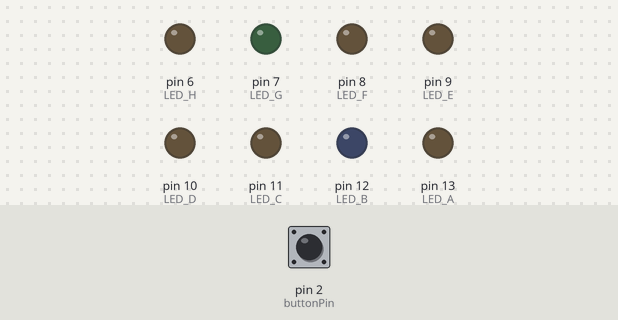
Simulated run of this sketch. Board: Arduino Uno, built with avr-gcc and run on an emulated ATmega328P. Parts: output pins drawn as LEDs (lit = HIGH). Inputs (shaded band) come from the test bench; at power-on: pin 2 (buttonPin) LOW.

Above: at 1.2 s.
1.3 s: pin 2 (buttonPin) pulled HIGH for 0.15 s
At 1.39 s:
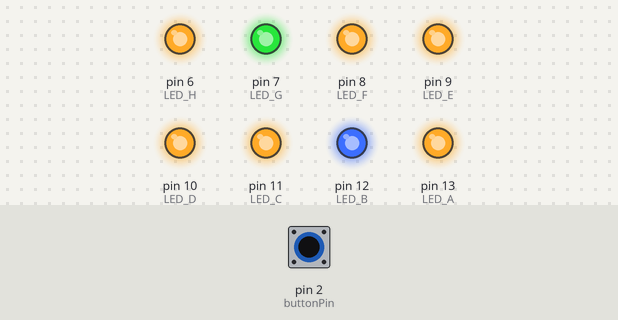
2.9 s: pin 2 (buttonPin) pulled HIGH for 3.2 s
At 7.2 s:
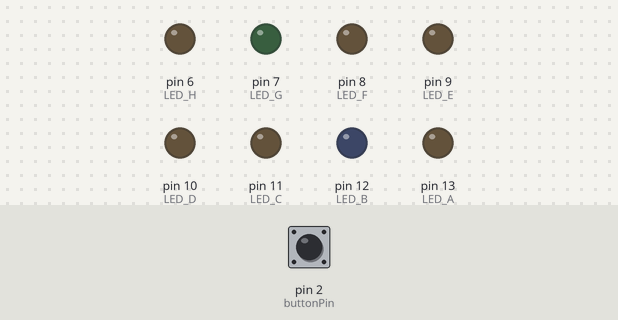
Timing chart, 0 to 8.7 s (numbered marks = the images above; inputs shaded):
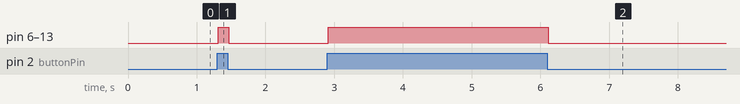

Measured:
- after the input at 1.3 s, pin 6 (LED_H), pin 7 (LED_G), pin 8 (LED_F), pin 9 (LED_E), pin 10 (LED_D), pin 11 (LED_C), pin 12 (LED_B), pin 13 (LED_A): LOW → HIGH at once, → LOW 0.15 s later
- after the input at 2.9 s, pin 6 (LED_H), pin 7 (LED_G), pin 8 (LED_F), pin 9 (LED_E), pin 10 (LED_D), pin 11 (LED_C), pin 12 (LED_B), pin 13 (LED_A): LOW → HIGH at once, → LOW 3.2 s later

The sketch:

SS7_LED_Button.ino
```cpp
/*
  Button - Continuous Press
  Turns on and off a light emitting diode(LED) connected to digital pin 13,
  when pressing a pushbutton attached to pin 2.
  The circuit:
  - LED attached from pin 13 to ground with 330 or 220 resistor.
  - pushbutton attached to pin 2 from +5V
  - 10K resistor attached to pin 2 from ground
  Slightly modified from Arduino IDE example code in the public domain:
  http://www.arduino.cc/en/Tutorial/Button
*/

// sets up constant integer variables for pins (will not change)
const int buttonPin = 2;     // creates variable called buttonPin and assigns value of 2

const int LED_A =  13;      // creates variable called LED and assigns value of 13
const int LED_B =  12;
const int LED_C =  11;
const int LED_D =  10;
const int LED_E =  9;
const int LED_F =  8;
const int LED_G =  7;
const int LED_H =  6;

// sets up integer variable that will change over time
int buttonState = 0;         // creates variable to track buttonState, assigns initial value of 0


// setup runs once at startup
void setup() {
  pinMode(LED_A, OUTPUT);  // initialize LED pin as an output.
  pinMode(LED_B, OUTPUT);
  pinMode(LED_C, OUTPUT);
  pinMode(LED_D, OUTPUT);
  pinMode(LED_E, OUTPUT);
  pinMode(LED_F, OUTPUT);
  pinMode(LED_G, OUTPUT);
  pinMode(LED_H, OUTPUT);

  pinMode(buttonPin, INPUT);  // initialize pushbutton pin as an input.
}

// loop runs infinitely
void loop() {
  buttonState = digitalRead(buttonPin);    // read the state of the pushbutton value
  delay (10); //small delay for debouncing, to increase accuracy

  // conditional statement
  if (buttonState == HIGH) { // if button is pressed (voltage received on pin 2)
    digitalWrite(LED_A, HIGH);      // send voltage to LED pin
    digitalWrite(LED_B, HIGH);
    digitalWrite(LED_C, HIGH);
    digitalWrite(LED_D, HIGH);
    digitalWrite(LED_E, HIGH);
    digitalWrite(LED_F, HIGH);
    digitalWrite(LED_G, HIGH);
    digitalWrite(LED_H, HIGH);
  } else {   //otherwise
    digitalWrite(LED_A, LOW);      // turn off voltage to LED pin
    digitalWrite(LED_B, LOW);
    digitalWrite(LED_C, LOW);
    digitalWrite(LED_D, LOW);
    digitalWrite(LED_E, LOW);
    digitalWrite(LED_F, LOW);
    digitalWrite(LED_G, LOW);
    digitalWrite(LED_H, LOW);
  }
}
```
